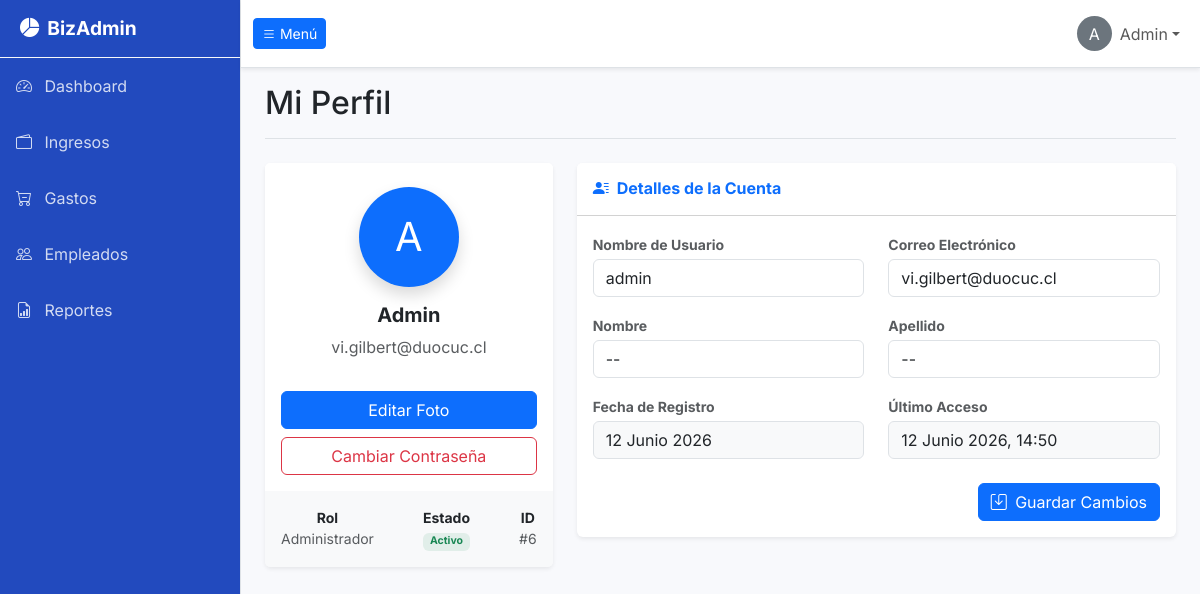
The page /perfil/ (signed in) on the database as committed earlier.
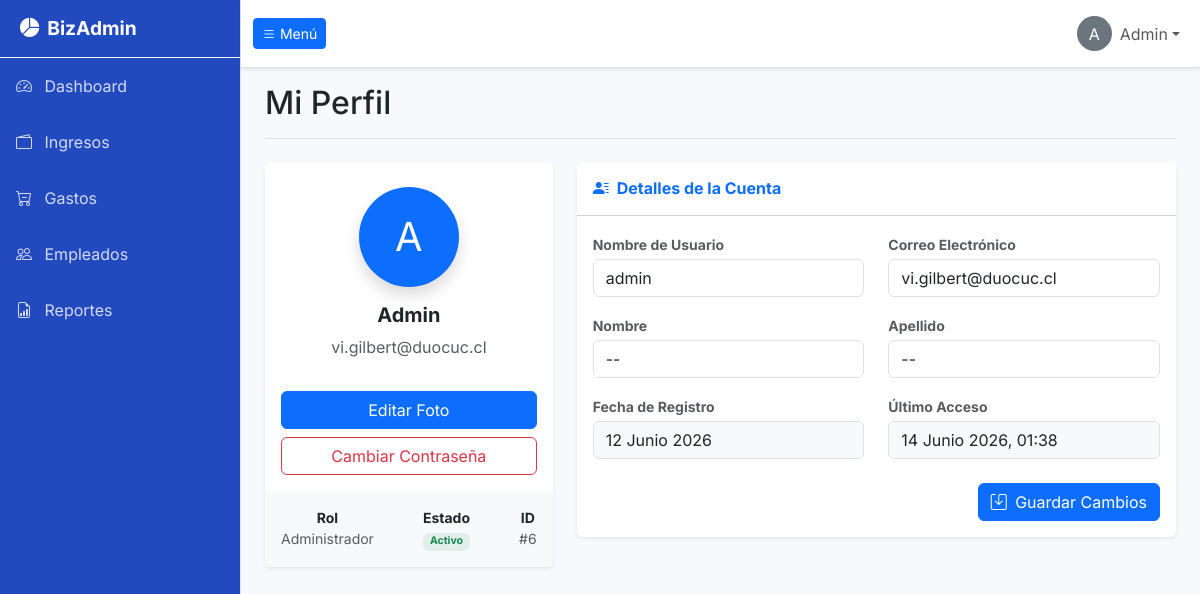
The same page on the database as committed later.
### core/models.py (models this page shows, shortened)
class User(AbstractUser):
    email = models.EmailField(unique=True, verbose_name='Correo electrónico') # Hacemos el email único obligatorio
    USERNAME_FIELD = 'email'
    REQUIRED_FIELDS = ['username'] # 'username' pasa a ser secundario

### core/views.py (the view)
# urls.py: path("perfil/", perfil, name="perfil"),
@login_required
def perfil(request):
    return render(request, 'core/perfil.html')

### core/templates/core/perfil.html
{% extends 'core/base.html' %}
{% load static %}
{% block principal %}
<div class="container-fluid px-4">
    <div class="d-flex justify-content-between flex-wrap flex-md-nowrap align-items-center pt-3 pb-2 mb-4 border-bottom">
        <h1 class="h2">Mi Perfil</h1>
    </div>
    <div class="row">
        <div class="col-xl-4">
            <div class="card mb-4 mb-xl-0 shadow-sm border-0">
                <div class="card-header bg-white border-bottom-0 pt-4 text-center">
                    <div class="bg-primary rounded-circle text-white d-flex justify-content-center align-items-center mx-auto mb-3 shadow"
                         style="width: 100px; height: 100px; font-size: 2.5rem;">
                        {{ user.username|slice:":1"|upper }}
                    </div>
                    <h5 class="fw-bold">{{ user.get_full_name|default:user.username|title }}</h5>
                    <p class="text-muted mb-4">{{ user.email }}</p>
                </div>
                <div class="card-body pt-0 text-center">
                    <div class="d-grid gap-2">
                        <button class="btn btn-primary" type="button">Editar Foto</button>
                        <button class="btn btn-outline-danger" type="button">Cambiar Contraseña</button>
                    </div>
                </div>
                <div class="card-footer bg-light border-0 py-3">
                    <div class="d-flex justify-content-between text-center small text-muted">
                        <div>
                            <div class="fw-bold text-dark">Rol</div>
                            {% if user.is_superuser %}Administrador{% elif user.is_staff %}Staff{% else %}Usuario{% endif %}
                        </div>
                        <div>
                            <div class="fw-bold text-dark">Estado</div>
                            <span class="badge bg-success bg-opacity-10 text-success">Activo</span>
                        </div>
                        <div>
                            <div class="fw-bold text-dark">ID</div>
                            #{{ user.id }}
                        </div>
                    </div>
                </div>
            </div>
        </div>
        <div class="col-xl-8">
            <div class="card shadow-sm border-0">
                <div class="card-header bg-white py-3">
                    <h6 class="m-0 fw-bold text-primary"><i class="bi bi-person-lines-fill me-2"></i>Detalles de la Cuenta</h6>
                </div>
                <div class="card-body">
                    <form>
                        <div class="row mb-3">
                            <div class="col-md-6">
                                <label class="small mb-1 fw-bold text-muted">Nombre de Usuario</label>
                                <input class="form-control" type="text" value="{{ user.username }}" readonly>
                            </div>
                            <div class="col-md-6">
                                <label class="small mb-1 fw-bold text-muted">Correo Electrónico</label>
                                <input class="form-control" type="text" value="{{ user.email }}" readonly>
                            </div>
                        </div>
                        <div class="row mb-3">
                            <div class="col-md-6">
                                <label class="small mb-1 fw-bold text-muted">Nombre</label>
                                <input class="form-control" type="text" value="{{ user.first_name|default:'--' }}" readonly>
                            </div>
                            <div class="col-md-6">
                                <label class="small mb-1 fw-bold text-muted">Apellido</label>
                                <input class="form-control" type="text" value="{{ user.last_name|default:'--' }}" readonly>
                            </div>
                        </div>
                        <div class="row mb-3">
                            <div class="col-md-6">
                                <label class="small mb-1 fw-bold text-muted">Fecha de Registro</label>
                                <input class="form-control bg-light" type="text" value="{{ user.date_joined|date:'d F Y' }}" readonly>
                            </div>
                            <div class="col-md-6">
                                <label class="small mb-1 fw-bold text-muted">Último Acceso</label>
                                <input class="form-control bg-light" type="text" value="{{ user.last_login|date:'d F Y, H:i' }}" readonly>
                            </div>
                        </div>
                        <div class="mt-4 text-end">
                            <button class="btn btn-primary" type="button" onclick="alert('Funcionalidad de guardar pendiente de implementar')">
                                <i class="bi bi-save me-1"></i> Guardar Cambios
                            </button>
                        </div>
                    </form>
                </div>
            </div>
        </div>
    </div>
</div>
{% endblock %}

### core/templates/core/base.html (shortened to what this page needs)
{% load static %}
<!DOCTYPE html>
<html lang="en">
<head>
    <link href="https://cdn.jsdelivr.net/npm/bootstrap@5.3.0/dist/css/bootstrap.min.css" rel="stylesheet">
    <link rel="stylesheet" href="https://cdn.jsdelivr.net/npm/bootstrap-icons@1.11.0/font/bootstrap-icons.css">
    <link rel="stylesheet" href="{% static 'core/css/styles.css' %}">
</head>
<body>
    <div class="d-flex" id="wrapper">
        <div class="border-end" id="sidebar-wrapper">
            <a href="{% url 'home' %}">
                <div class="sidebar-heading border-bottom border-light bg-transparent text-white" >
                    <i class="bi bi-pie-chart-fill me-2" ></i>BizAdmin
                </div>
            </a>
            <div class="list-group list-group-flush">
                <a href="" class="list-group-item list-group-item-action p-3">
                    <i class="bi bi-speedometer2 me-2"></i> Dashboard
                </a>
                <a href="" class="list-group-item list-group-item-action p-3">
                    <i class="bi bi-wallet2 me-2"></i> Ingresos
                </a>
                <a href="" class="list-group-item list-group-item-action p-3">
                    <i class="bi bi-cart-dash me-2"></i> Gastos
                </a>
                <a href="" class="list-group-item list-group-item-action p-3">
                    <i class="bi bi-people me-2"></i> Empleados
                </a>
                <a href="" class="list-group-item list-group-item-action p-3">
                    <i class="bi bi-file-earmark-bar-graph me-2"></i> Reportes
                </a>
            </div>
        </div>
        <div id="page-content-wrapper">
            <nav class="navbar navbar-expand-lg navbar-light bg-white border-bottom shadow-sm">
                <div class="container-fluid">
                    <button class="btn btn-primary btn-sm" id="sidebarToggle"><i class="bi bi-list"></i> Menú</button>
                    <div class="collapse navbar-collapse" id="navbarSupportedContent">
                        <ul class="navbar-nav ms-auto mt-2 mt-lg-0 align-items-center">
                            {% if user.is_authenticated %}
                                <li class="nav-item dropdown">
                                    <a class="nav-link dropdown-toggle d-flex align-items-center" href="" id="navbarDropdown" role="button" data-bs-toggle="dropdown">
                                        <div class="bg-secondary rounded-circle text-white d-flex justify-content-center align-items-center me-2" style="width: 35px; height: 35px;">
                                            {{ user.username|slice:":1"|upper }}
                                        </div>
                                        {{ user.username|title }}
                                    </a>
                                </li>
                            {% else %}
                                <li class="nav-item">
                                    <a href="{% url 'login' %}" class="btn btn-primary px-4 shadow-sm">
                                        <i class="bi bi-box-arrow-in-right me-2"></i>Iniciar Sesión
                                    </a>
                                </li>
                            {% endif %}
                        </ul>
                    </div>
                </div>
            </nav>
            {% block principal %}
            {% endblock %}
        </div>
    </div>
</body>
</html>

### core/static/core/css/styles.css (style rules this page uses)
:root { --light-bg: #f8f9fc; --dark-sidebar: #224abe; }
body { font-family: 'Inter', sans-serif; background-color: var(--light-bg); overflow-x: hidden; }
#sidebar-wrapper { min-height: 100vh; margin-left: -15rem; transition: margin .25s ease-out; background-color: var(--dark-sidebar); color: white; }
#sidebar-wrapper .sidebar-heading { padding: 0.875rem 1.25rem; font-size: 1.2rem; font-weight: bold; }
#sidebar-wrapper .list-group { width: 15rem; }
#page-content-wrapper { min-width: 100vw; }
@media (min-width: 768px) { #sidebar-wrapper { margin-left: 0; } }
@media (min-width: 768px) { #page-content-wrapper { min-width: 0; width: 100%; } }
.list-group-item { background-color: transparent; color: rgba(255,255,255,0.8); border: none; }

Rows that differ between the two databases and show on the page:
changed User "Admin": last_login "12 Junio 2026, 14:50" → "14 Junio 2026, 01:38"
